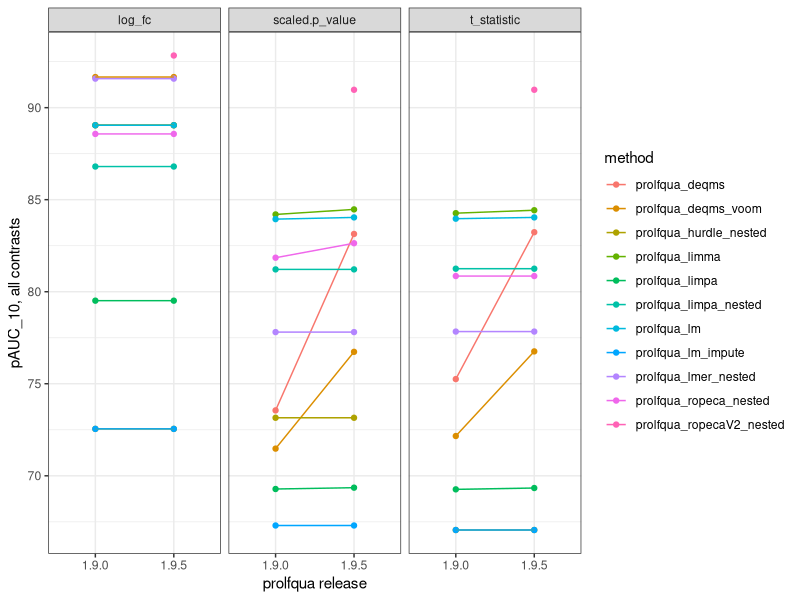
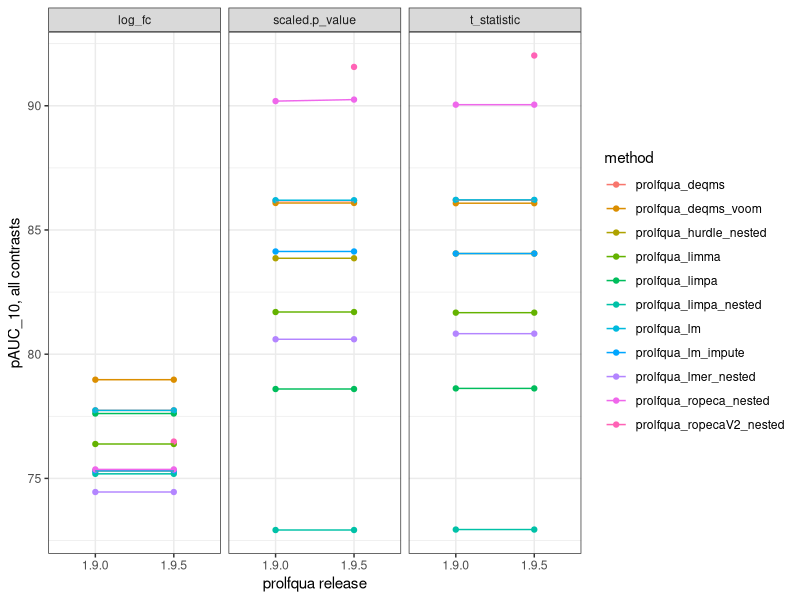
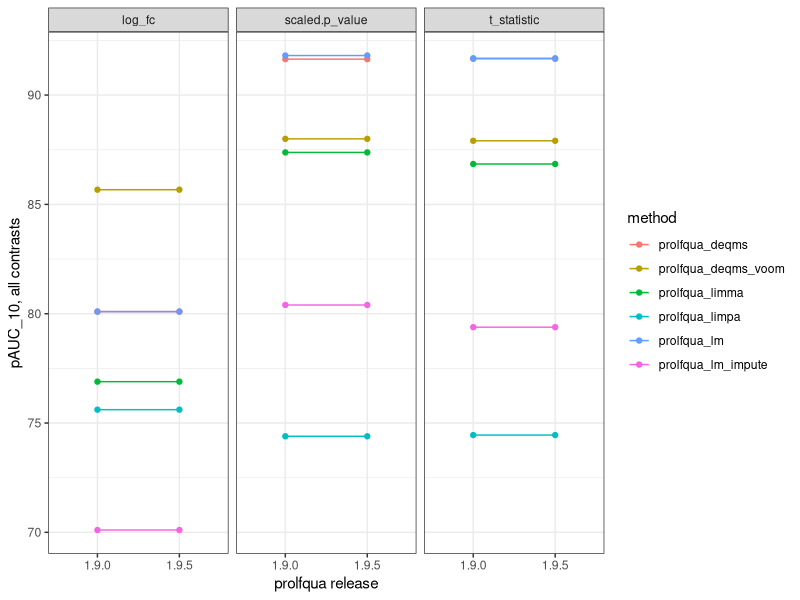
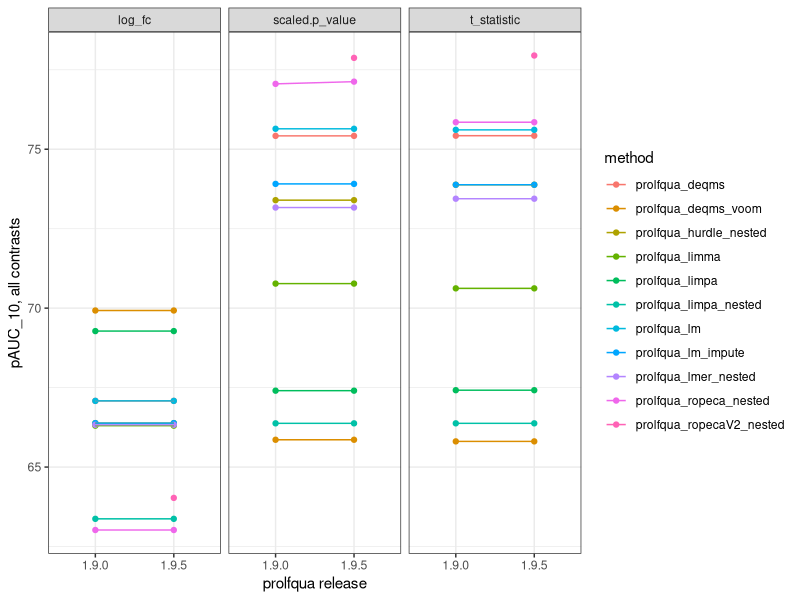
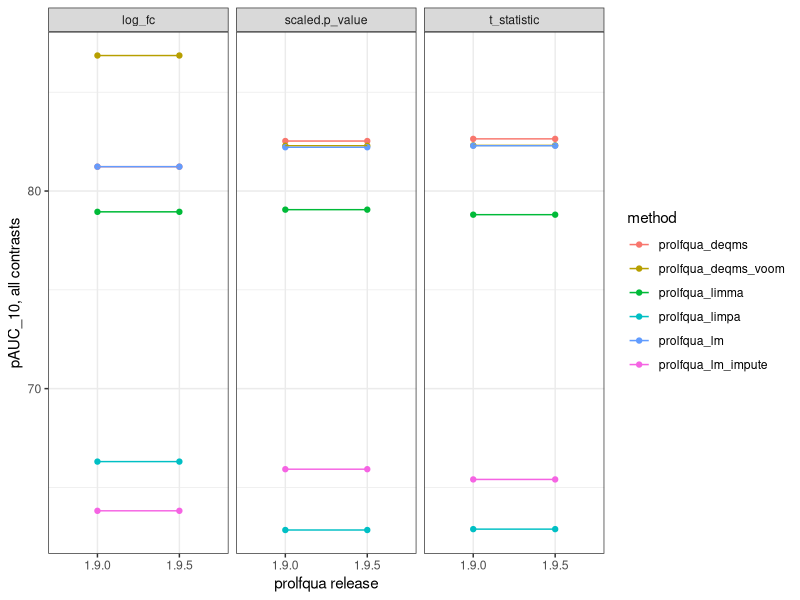
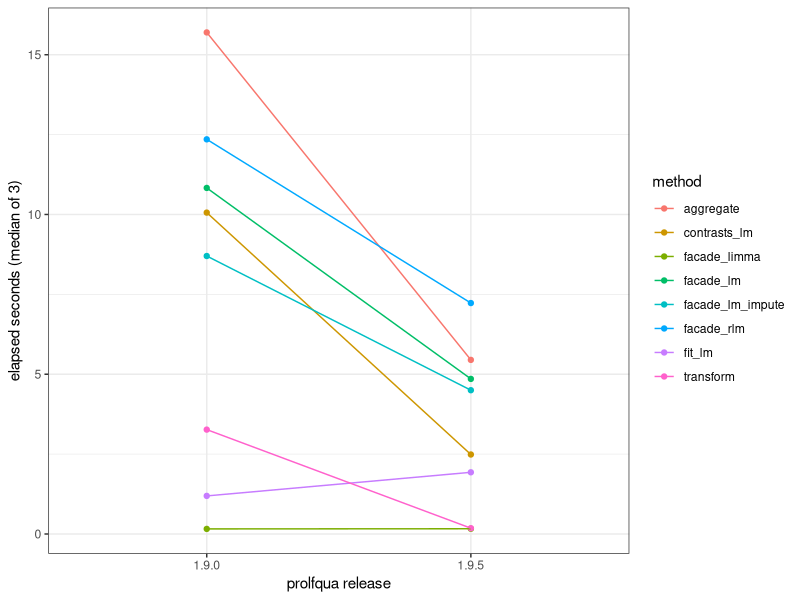

Write the R code that produced these figures, in order.
## ---- chunk 1
knitr::opts_chunk$set(echo = FALSE, warning = FALSE, message = FALSE, fig.width = 9, fig.height = 6)
## ---- chunk 2
history <- utils::read.delim(
  "../inst/extdata/score_history.tsv",
  stringsAsFactors = FALSE,
  colClasses = c(prolfqua_version = "character", date = "character", tool_version = "character", level = "character")
)
releases <- as.character(sort(unique(package_version(history$prolfqua_version))))
history$prolfqua_version <- factor(history$prolfqua_version, levels = releases)
# MSstats, proDA and msqrob2 (also msqrob2's hurdle model): only their current performance is shown
history$external <- grepl("^(MSstats|msqrob2|proDA)", history$method)
options(knitr.kable.NA = "")

# One row per release, one column per combination of `columns`; a release without that column stays empty
by_release <- function(data, columns) {
  data |>
    tidyr::unite("column", dplyr::all_of(columns), sep = " / ") |>
    dplyr::select(release = prolfqua_version, column, value) |>
    tidyr::pivot_wider(names_from = "column", values_from = "value", names_sort = TRUE) |>
    tidyr::complete(release) |>
    dplyr::arrange(release)
}

# HTML table that scrolls sideways when it has many columns
wide_table <- function(table, caption, digits) {
  html <- knitr::kable(
    table,
    format = "html",
    digits = digits,
    format.args = list(nsmall = digits),
    caption = caption,
    table.attr = "class=\"table table-condensed\""
  )
  cat("\n<div style=\"overflow-x: auto;\">\n", html, "\n</div>\n\n", sep = "")
}

release_plot <- function(data, y) {
  ggplot2::ggplot(data, ggplot2::aes(x = prolfqua_version, y = value, colour = method, group = method)) +
    ggplot2::geom_point() +
    ggplot2::geom_line() +
    ggplot2::scale_x_discrete(drop = FALSE) +
    ggplot2::labs(x = "prolfqua release", y = y) +
    ggplot2::theme_bw()
}
## ---- chunk 3
history |>
  dplyr::group_by(prolfqua_version) |>
  dplyr::summarise(
    date = max(date),
    datasets = dplyr::n_distinct(dataset),
    methods = dplyr::n_distinct(paste(dataset, method)),
    rows = dplyr::n()
  ) |>
  knitr::kable(caption = "Recorded prolfqua releases.")
## ---- chunk 4
thresholds <- c(AUC = 0.5, pAUC_10 = 0.5, pAUC_20 = 0.5, AP = 0.5, pAP_50 = 0.5, pAP_80 = 0.5)
changes <- history |>
  dplyr::filter(!external, metric != "elapsed_s") |>
  dplyr::arrange(prolfqua_version) |>
  dplyr::group_by(dataset, method, contrast, score, metric) |>
  dplyr::mutate(
    previous_release = dplyr::lag(as.character(prolfqua_version)),
    previous_tool = dplyr::lag(tool_version),
    previous = dplyr::lag(value)
  ) |>
  dplyr::ungroup() |>
  dplyr::filter(!is.na(previous_release)) |>
  dplyr::mutate(
    delta = value - previous,
    threshold = dplyr::coalesce(unname(thresholds[metric]), 0)
  ) |>
  dplyr::filter(delta != 0, abs(delta) >= threshold) |>
  dplyr::select(
    release = prolfqua_version, previous_release, dataset, method, contrast, score, metric,
    previous, value, delta, previous_tool, tool_version
  ) |>
  dplyr::arrange(release, dataset, method, metric, contrast, score)
knitr::kable(changes, digits = 3, caption = paste0(nrow(changes), " changes above the thresholds."))
## ---- chunk 5
ranking <- history |>
  dplyr::filter(contrast == "all", metric %in% c("pAUC_10", "AUC")) |>
  dplyr::group_by(dataset, method) |>
  dplyr::filter(!external | as.integer(prolfqua_version) == max(as.integer(prolfqua_version))) |>
  dplyr::ungroup() |>
  dplyr::mutate(model = dplyr::case_when(
    !external ~ method,
    startsWith(tool_version, paste0(method, " ")) ~ tool_version,
    .default = paste0(method, " (", tool_version, ")")
  ))
for (dataset_name in sort(unique(ranking$dataset))) {
  cat("\n\n## ", dataset_name, "\n\n", sep = "")
  scores <- dplyr::filter(ranking, dataset == dataset_name)
  scores |>
    tidyr::unite("column", metric, score, sep = " / ") |>
    dplyr::select(external, model, level, release = prolfqua_version, column, value) |>
    tidyr::pivot_wider(names_from = "column", values_from = "value", names_sort = TRUE) |>
    dplyr::arrange(external, model, release) |>
    dplyr::select(-external) |>
    wide_table(caption = paste0(dataset_name, ": all contrasts pooled."), digits = 1)
  prolfqua_scores <- dplyr::filter(scores, !external, metric == "pAUC_10")
  if (nrow(prolfqua_scores) > 0) {
    print(release_plot(prolfqua_scores, "pAUC_10, all contrasts") + ggplot2::facet_wrap(~score))
  }
}
## ---- chunk 6
timings <- dplyr::filter(history, metric == "elapsed_s")
timings |>
  by_release("method") |>
  wide_table(caption = "Elapsed seconds per step and release.", digits = 2)
## ---- chunk 7
release_plot(timings, "elapsed seconds (median of 3)")
